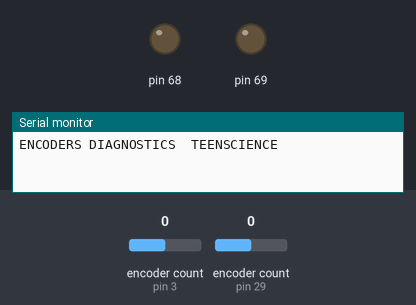
A sketch run on a simulated Arduino Mega 2560, built with avr-gcc and run on an emulated ATmega2560. Parts: output pins drawn as LEDs (lit = HIGH), the last lines printed to the serial monitor. The inputs (shaded band) are chosen by the test bench; at power-on: encoder count (sensors on pin 3, pin 29) 0.

Above: at 2.2 s.
2.3 s: encoder count (sensor on pin 3) set to 1
At 3.5 s:
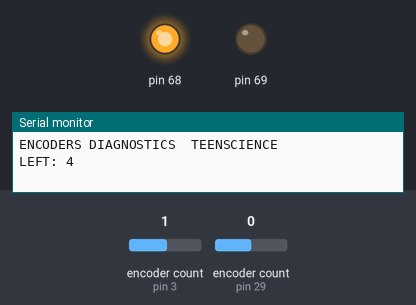
5.3 s: encoder count (sensor on pin 29) set to 2
At 5.7 s:
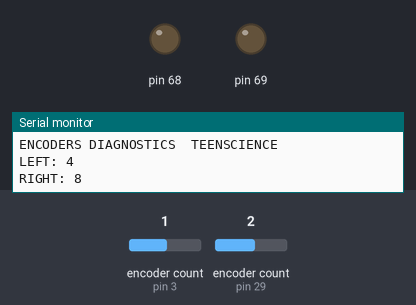
6.8 s: encoder count (sensor on pin 29) set to 3
At 8.1 s:
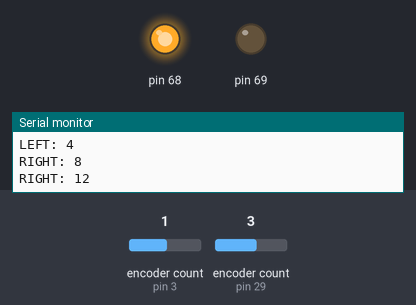
Timing chart, 0 to 9.3 s (numbered marks = the images above; inputs shaded):
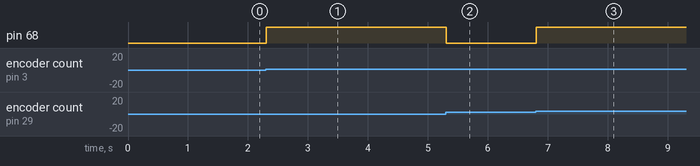

Measured:
- after the input at 2.3 s, pin 68: LOW → HIGH at once
- after the input at 5.3 s, pin 68: HIGH → LOW at once
- after the input at 6.8 s, pin 68: LOW → HIGH at once

The sketch:

Diag_EncoderREVB.ino
```cpp
//Diagnostic of encoder function in Teenscience Platform REVA, R.Hormigo 2019
//YOu neeed the Encoder library already in Teensyduino and initiate an object Encoder  with the pins used in Teenscience 3, 4, 29, and 30).
//To find a position just assign the function read of the class Encoder to a long variable


#include <Wire.h> // Include the I2C library (required for SX1509 to control LEDs)
#include <SparkFunSX1509.h> // Need to istall SparkFun SX1509 library

#include <Encoder.h>

// SX1509 I2C address (set by ADDR1 and ADDR0 (00 by default):
const byte SX1509_ADDRESS = 0x3E;  // SX1509 I2C address
SX1509 io; // Create an SX1509 object to be used throughout

#define LED_RGB_R 4
#define LED_RGB_G 5
#define LED_RGB_B 6
#define LED_GR 7

Encoder myEncL(3, 4); //Encoder Left pins (With IRQ for performance)
Encoder myEncR(29, 30); //Encoder Right pins (With IRQ for performance)

void setup() {
  io.begin(SX1509_ADDRESS);
  io.pinMode(LED_RGB_R, OUTPUT);
  io.pinMode(LED_RGB_G, OUTPUT);
  io.pinMode(LED_RGB_B, OUTPUT);
  io.pinMode(LED_GR, OUTPUT);

  Serial.begin(115200);
  delay(1000);
  Serial.println("ENCODERS DIAGNOSTICS  TEENSCIENCE");
  io.digitalWrite(LED_GR, 0); //Turn on main led
}
long posL, posR, posL1, posR1 ;  //Encoder positions
void loop() {
  posL = myEncL.read();
  posR = myEncR.read();
  if (posL!=posL1){
    Serial.print("LEFT: ");
    Serial.println(posL);
    //translate to an LED color (just to see change)
    io.digitalWrite(LED_RGB_R, posL&4L);
    io.digitalWrite(LED_RGB_G, posL&2L);
    io.digitalWrite(LED_RGB_B, posL&1L);
  }
  else if (posR!=posR1){
    Serial.print("RIGHT: ");
    Serial.println(posR);
    //translate to an LED color (just to see change)
    io.digitalWrite(LED_RGB_R, posR&4L);
    io.digitalWrite(LED_RGB_G, posR&2L);
    io.digitalWrite(LED_RGB_B, posR&1L);
  }
  posL1=posL, posR1=posR;
}
```
